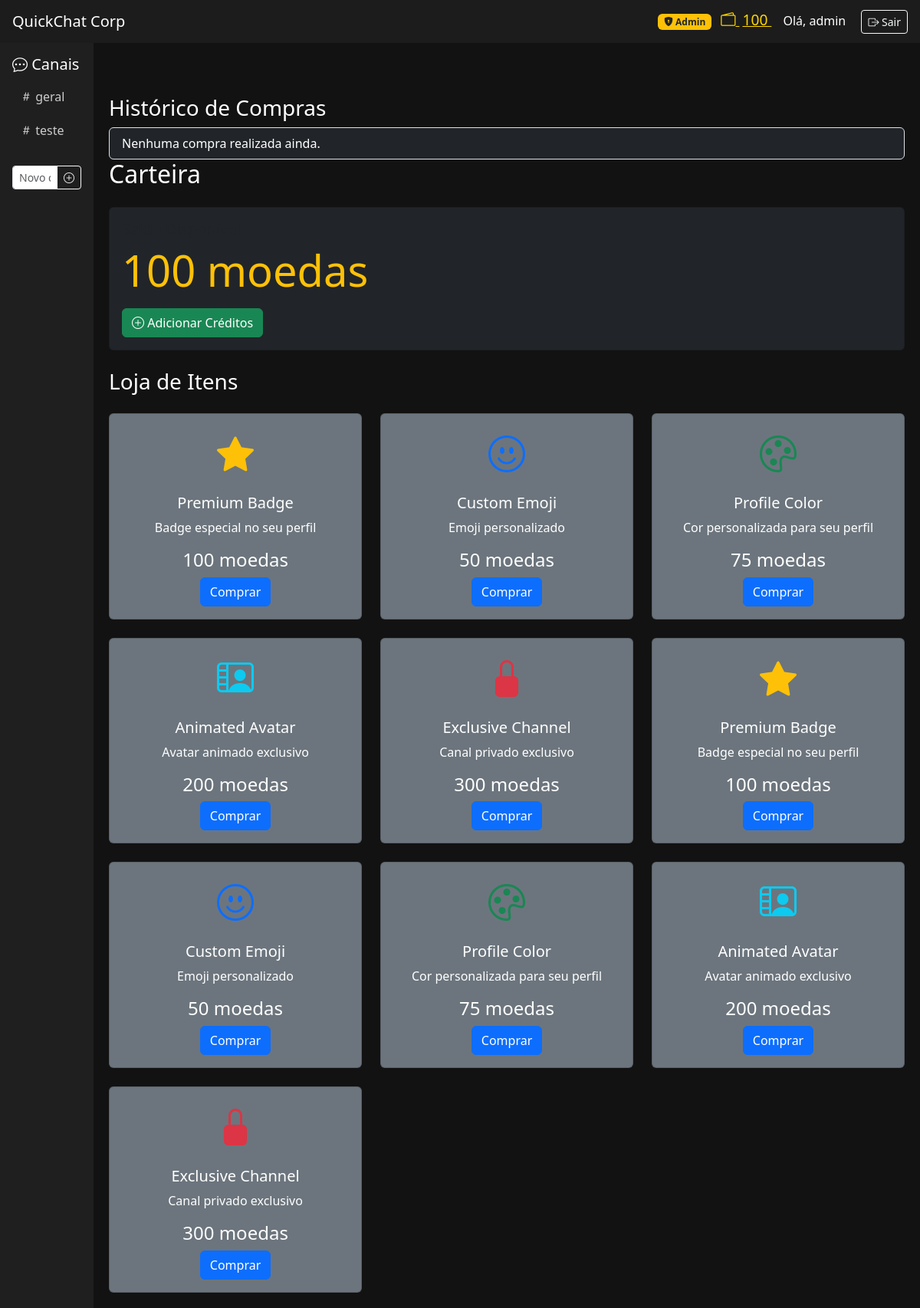
The page /wallet (signed in) on the database its author committed.
### tables this page shows
CREATE TABLE channels (
                      id INTEGER PRIMARY KEY AUTOINCREMENT,
                      name TEXT UNIQUE);

CREATE TABLE shop_items (
                      id INTEGER PRIMARY KEY,
                      name TEXT,
                      price INTEGER);

### VersãoNãoCwazy/ProgramaçãoSegura/app.py (the view)
@app.route('/wallet')
def wallet():
    if 'username' not in session:
        return redirect('/login')
    conn = sqlite3.connect(db_path)
    cursor = conn.cursor()
    try:
        cursor.execute(
            "SELECT balance FROM wallets WHERE user_id = (SELECT id FROM users WHERE username = ?)",
            (session['username'],)
        )
        wallet_result = cursor.fetchone()
        balance = wallet_result[0] if wallet_result else 0
        cursor.execute("SELECT * FROM shop_items")
        items = cursor.fetchall()
        cursor.execute("SELECT id, name FROM channels")
        channels = cursor.fetchall()
        cursor.execute('''
            SELECT si.name, si.price, p.id
            FROM purchases p
            JOIN shop_items si ON si.id = p.item_id
            WHERE p.user_id = (SELECT id FROM users WHERE username = ?)
        ''', (session['username'],))
        history = cursor.fetchall()
        return render_template('wallet.html',
                            balance=balance,
                            items=items,
                            channels=channels,
                            history=history)
    except Exception as e:
        print(f"Error in wallet route: {e}")
        return "An error occurred", 500
    finally:
        conn.close()

### VersãoNãoCwazy/ProgramaçãoSegura/app.py (called while the page is built)
@app.context_processor
def inject_wallet():
    if 'username' in session:
        conn = sqlite3.connect(db_path)
        cursor = conn.cursor()
        cursor.execute(
            "SELECT balance FROM wallets WHERE user_id = (SELECT id FROM users WHERE username = ?)",
            (session['username'],)
        )
        result = cursor.fetchone()
        conn.close()
        return {'wallet_balance': result[0] if result else 0}
    return {}

### VersãoNãoCwazy/ProgramaçãoSegura/templates/wallet.html (shortened to what this page needs)
{% extends "base.html" %}
{% block content %}
<h3 class="mt-5">Histórico de Compras</h3>
<ul class="list-group">
  {% if history %}
    {% for name, price, pid in history %}
      <li class="list-group-item bg-dark text-white">
        <strong>{{ name }}</strong> — {{ price }} moedas
      </li>
    {% endfor %}
  {% else %}
    <li class="list-group-item bg-dark text-white">Nenhuma compra realizada ainda.</li>
  {% endif %}
</ul>
  <h2 class="mb-4">Carteira</h2>
  <div class="card bg-dark mb-4">
    <div class="card-body">
      <h5 class="card-title">Saldo Disponível</h5>
      <p class="display-4 text-warning">{{ balance }} moedas</p>
      <button class="btn btn-success" data-bs-toggle="modal" data-bs-target="#addFundsModal">
        <i class="bi bi-plus-circle"></i> Adicionar Créditos
      </button>
    </div>
  </div>
  <h3 class="mb-4">Loja de Itens</h3>
  <div class="row row-cols-1 row-cols-md-3 g-4">
    {% for item in items %}
    <div class="col">
      <div class="card h-100 bg-secondary text-white">
        <div class="card-body text-center">
          {% if item[1] == 'Premium Badge' %}
            <i class="bi bi-star-fill text-warning" style="font-size: 3rem;"></i>
          {% elif item[1] == 'Custom Emoji' %}
            <i class="bi bi-emoji-smile text-primary" style="font-size: 3rem;"></i>
          {% elif item[1] == 'Profile Color' %}
            <i class="bi bi-palette text-success" style="font-size: 3rem;"></i>
          {% elif item[1] == 'Animated Avatar' %}
            <i class="bi bi-person-video2 text-info" style="font-size: 3rem;"></i>
          {% elif item[1] == 'Exclusive Channel' %}
            <i class="bi bi-lock-fill text-danger" style="font-size: 3rem;"></i>
          {% endif %}
          <h5 class="card-title mt-3">{{ item[1] }}</h5>
          <p class="card-text">
            {% if item[1] == 'Premium Badge' %}Badge especial no seu perfil
            {% elif item[1] == 'Custom Emoji' %}Emoji personalizado
            {% elif item[1] == 'Profile Color' %}Cor personalizada para seu perfil
            {% elif item[1] == 'Animated Avatar' %}Avatar animado exclusivo
            {% elif item[1] == 'Exclusive Channel' %}Canal privado exclusivo
            {% endif %}
          </p>
          <p class="h4">{{ item[2] }} moedas</p>
          <a href="/buy/{{ item[0] }}" class="btn btn-primary">Comprar</a>
        </div>
      </div>
    </div>
    {% endfor %}
  </div>
{% endblock %}

### VersãoNãoCwazy/ProgramaçãoSegura/templates/base.html (shortened to what this page needs)
<!DOCTYPE html>
<html lang="pt">
<head>
  <link href="https://cdn.jsdelivr.net/npm/bootstrap@5.3.0/dist/css/bootstrap.min.css" rel="stylesheet">
  <link href="https://cdn.jsdelivr.net/npm/bootstrap-icons@1.10.5/font/bootstrap-icons.css" rel="stylesheet">
</head>
<body>
  <nav class="navbar navbar-dark px-3">
    <span class="navbar-brand">QuickChat Corp</span>
    {% if session.username %}
      <div>
        {% if session.is_admin %}
        <a href="/admin_panel" class="badge bg-warning text-dark text-decoration-none me-2">
          <i class="bi bi-shield-lock-fill"></i> Admin
        </a>
        {% endif %}
        <a href="/wallet" class="wallet-icon" title="Carteira">
          <i class="bi bi-wallet2"></i>
          <span id="wallet-balance" class="ms-1">
            {% if wallet_balance is defined %}{{ wallet_balance }}{% else %}0{% endif %}
          </span>
        </a>
        <span class="me-3">Olá, {{ session.username }}</span>
        <a href="/logout" class="btn btn-outline-light btn-sm"><i class="bi bi-box-arrow-right"></i> Sair</a>
      </div>
    {% endif %}
  </nav>
  <div class="d-flex">
    <div class="sidebar p-3">
      <h5 class="text-white"><i class="bi bi-chat-dots"></i> Canais</h5>
      {% for c in channels %}
        <a href="/chat/{{ c[0] }}" class="{% if channel_id == c[0] %}channel-active{% endif %}">
          <i class="bi bi-hash"></i> {{ c[1] }}
        </a>
      {% endfor %}
      {% if 'username' in session %}
      <form action="/create_channel" method="POST" class="mt-4">
        <div class="input-group">
          <input type="text" name="channel_name" class="form-control form-control-sm" placeholder="Novo canal" required>
          <button class="btn btn-outline-light btn-sm" type="submit"><i class="bi bi-plus-circle"></i></button>
        </div>
      </form>
      {% endif %}
    </div>
    <div class="content-area">
      {% block content %}{% endblock %}
    </div>
  </div>
</body>
</html>

### VersãoNãoCwazy/ProgramaçãoSegura/templates/base.html (style rules this page uses)
body { background-color: #121212; color: #fff; }
.sidebar { background-color: #1f1f1f; min-height: 100vh; width: 250px; }
.sidebar a { color: #ccc; display: block; padding: 10px; text-decoration: none; }
.content-area { padding: 20px; flex-grow: 1; }
.navbar { background-color: #1c1c1c; }
.wallet-icon { color: gold; font-size: 1.2rem; margin-right: 15px; cursor: pointer; }

### rows shown on the page
channels: name "geral"
channels: name "teste"
shop_items: name "Premium Badge", shows "Badge especial no seu perfil", price "100"
shop_items: name "Custom Emoji", shows "Emoji personalizado", price "50"
shop_items: name "Profile Color", shows "Cor personalizada para seu perfil", price "75"
shop_items: name "Animated Avatar", shows "Avatar animado exclusivo", price "200"
shop_items: name "Exclusive Channel", shows "Canal privado exclusivo", price "300"
shop_items: name "Premium Badge", shows "Badge especial no seu perfil", price "100"
shop_items: name "Custom Emoji", shows "Emoji personalizado", price "50"
shop_items: name "Profile Color", shows "Cor personalizada para seu perfil", price "75"
shop_items: name "Animated Avatar", shows "Avatar animado exclusivo", price "200"
shop_items: name "Exclusive Channel", shows "Canal privado exclusivo", price "300"

### other values the page prints
{{ wallet_balance }} "100"
{{ session.username }} "admin"
{{ balance }} "100"
